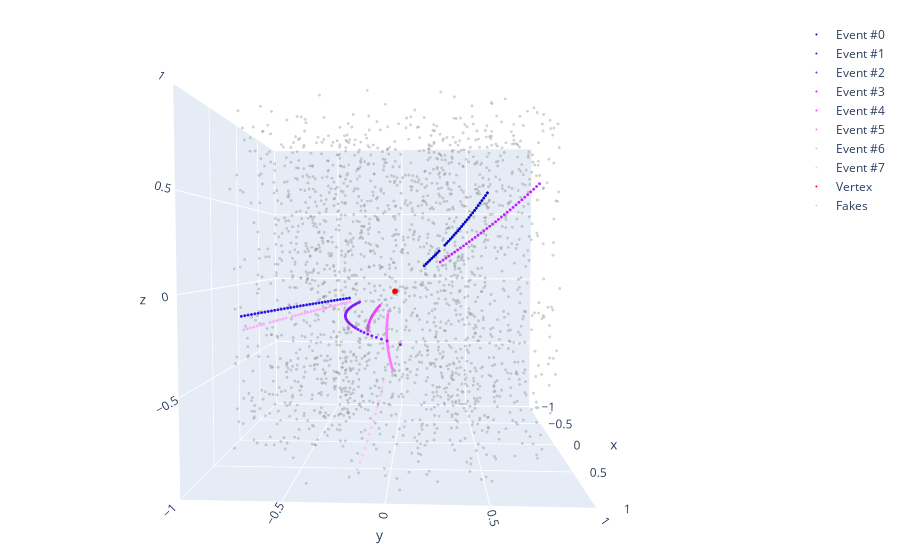

Notebook code cell kept with this figure:
### Markdown cell above
## Visualize normalized hits

### Code cell
from src.normalization import ConstraintsNormalizer

normalizer = ConstraintsNormalizer()

draw_event(
    hits=normalizer(event.hits),
    fakes=normalizer(event.fakes),
    vertex=normalizer(np.expand_dims(event.vertex.numpy, 0)).squeeze(0),
    labels=event.track_ids,
    x_coord_range=[-1, 1],
    y_coord_range=[-1, 1],
    z_coord_range=[-1, 1],
)
